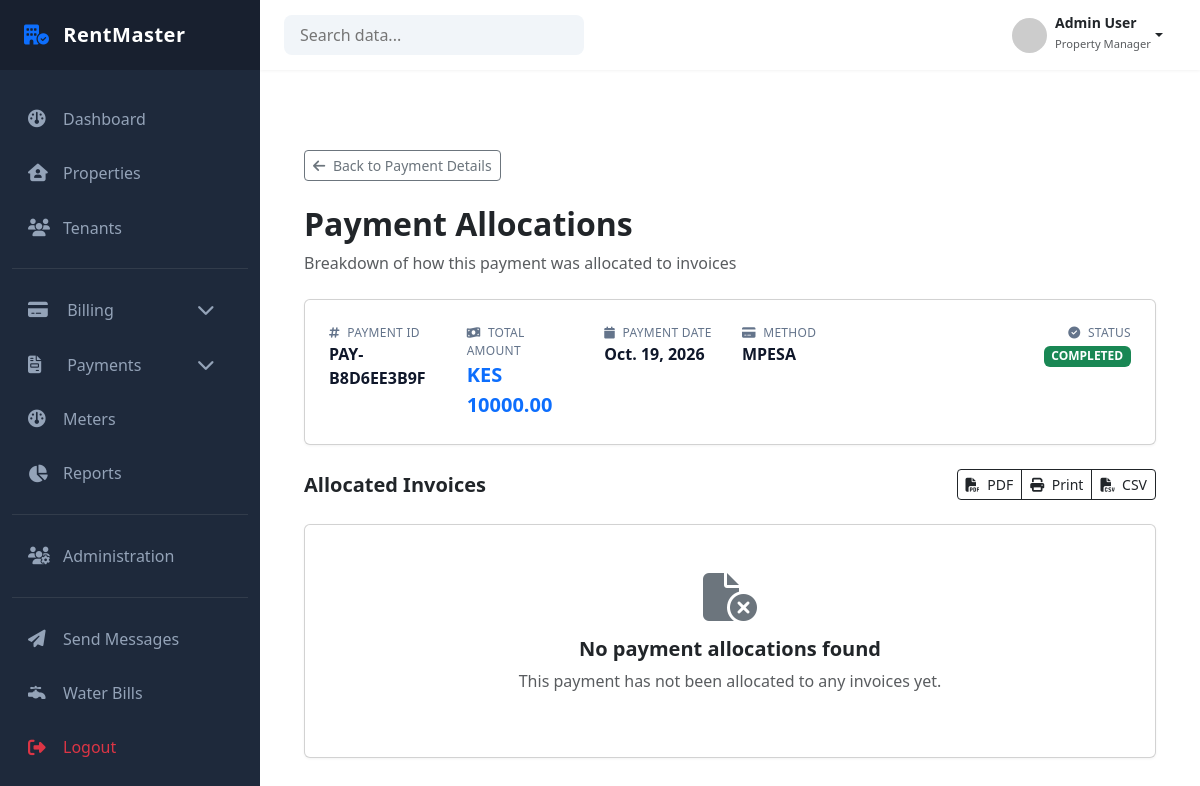
Before: /finance/payments/1/allocations/ (signed in) with the older database file.
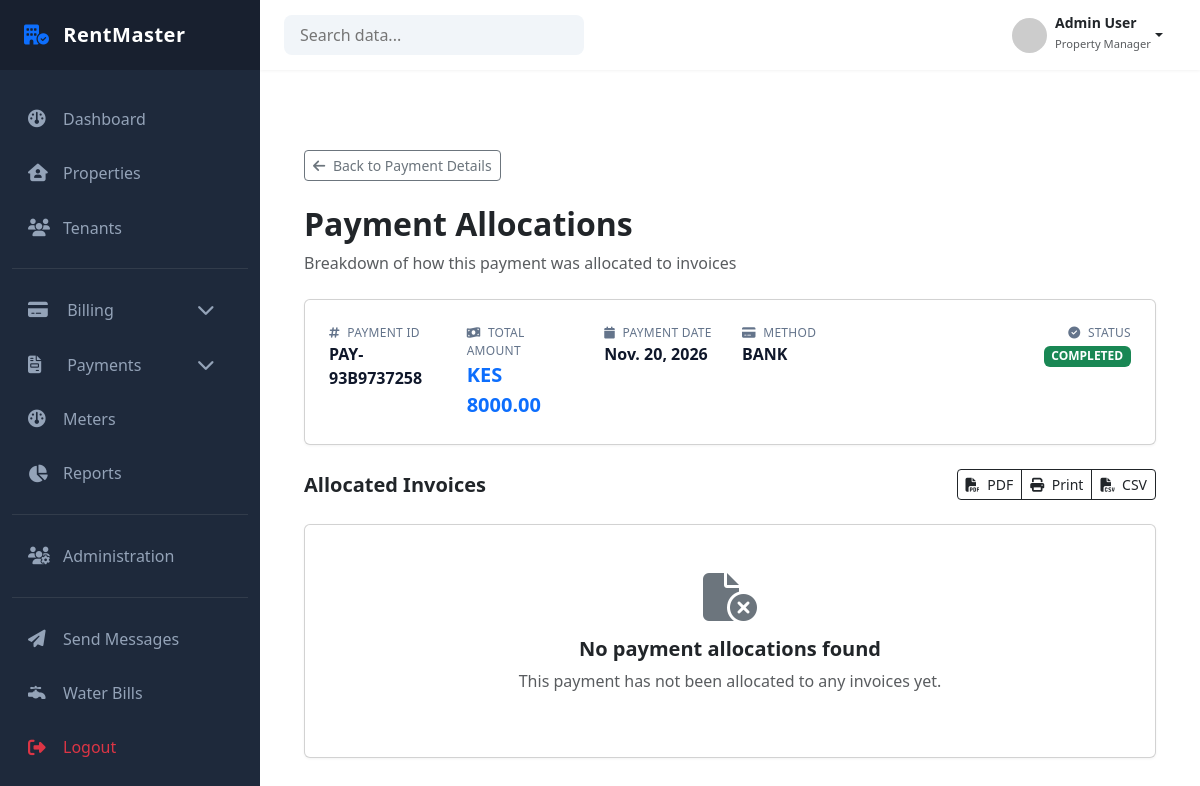
After: the same page with the newer database file.
### finance/models.py (models this page shows, shortened)
class Payment(models.Model):
    ledger_account = models.ForeignKey(
        LedgerAccount,
        on_delete=models.PROTECT,
        related_name="payments"
    )
    amount = models.DecimalField(max_digits=20, decimal_places=2)
    payment_date = models.DateField()
    method = models.CharField(
        max_length=20,
        choices=PaymentMethod.choices
    )
    status = models.CharField(
        max_length=20,
        choices=PaymentStatus.choices,
        default=PaymentStatus.COMPLETED
    )
    reversed_at = models.DateTimeField(
        null=True,
        blank=True
    )
    reversed_by = models.ForeignKey(
        settings.AUTH_USER_MODEL,
        on_delete=models.SET_NULL,
        null=True,
        blank=True,
        related_name="reversed_payments"
    )
    reference_code = models.CharField(
        max_length=100,
        unique=True,
        blank=True
    )
    notes = models.TextField(blank=True)
    created_at = models.DateTimeField(auto_now_add=True)
    created_by = models.ForeignKey(
        settings.AUTH_USER_MODEL,
        on_delete=models.CASCADE
    )

### finance/views/payment_views.py (the view)
def payment_allocations_view(request, payment_id):
    try:
        data = get_payment_allocations(
            user=request.user,
            payment_id=payment_id
        )
        context = {
            "payment": data["payment"],
            "payment_allocations": data["payment_allocations"],
            "credit_allocations": data["credit_allocations"],
        }
        return render(
            request,
            "payments/payment_allocations.html",
            context
        )
    except PermissionError as e:
        messages.error(request, str(e))
        return redirect("finance:payment_search")
    except Exception as e:
        messages.error(request, "An error occurred while fetching payment allocations.")
        return redirect("finance:payment_search")

### templates/payments/payment_allocations.html (shortened to what the changed rows need)
{% extends 'dashboard/base_dashboard.html' %}
{% load static %}
{% block extra_css %}
<link
  rel="stylesheet"
  href="{% static 'payments/css/payment_allocations.css' %}"
/>
<link
  href="https://cdn.jsdelivr.net/npm/bootstrap@5.3.0/dist/css/bootstrap.min.css"
  rel="stylesheet"
/>
<link
  rel="stylesheet"
  href="https://cdnjs.cloudflare.com/ajax/libs/font-awesome/6.4.0/css/all.min.css"
/>
{% endblock %}
{% block content %}
<div class="container py-5">
  <header class="mb-4">
    <h2 class="fw-bold">Payment Allocations</h2>
  </header>
  <div class="card mb-4">
    <div class="card-body p-4">
      <div class="row g-4">
        <div class="col-md-2">
          <span class="metadata-label"
            ><i class="fa-solid fa-hashtag me-1"></i> Payment ID</span
          >
          <div class="metadata-value">{{ payment.reference_code }}</div>
        </div>
        <div class="col-md-2">
          <span class="metadata-label"
            ><i class="fa-solid fa-money-bill-wave me-1"></i> Total Amount</span
          >
          <div class="metadata-value text-primary fs-5">KES {{ payment.amount }}</div>
        </div>
        <div class="col-md-2">
          <span class="metadata-label"
            ><i class="fa-solid fa-calendar me-1"></i> Payment Date</span
          >
          <div class="metadata-value">{{ payment.payment_date }}</div>
        </div>
        <div class="col-md-3">
          <span class="metadata-label"
            ><i class="fa-solid fa-credit-card me-1"></i> Method</span
          >
          <div class="metadata-value">{{ payment.method }}</div>
        </div>
        <div class="col-md-3 text-md-end">
          <div>
            <span class="badge badge-status bg-success">{{ payment.status }}</span>
          </div>
        </div>
      </div>
    </div>
  </div>
</div>
{% endblock %}

Changed rows visible on the page:
changed Payment "COMPLETED": reference_code "PAY-B8D6EE3B9F" → "PAY-93B9737258"; amount "10000.00" → "8000.00"; payment_date "Oct. 19, 2026" → "Nov. 20, 2026"; method "MPESA" → "BANK"
